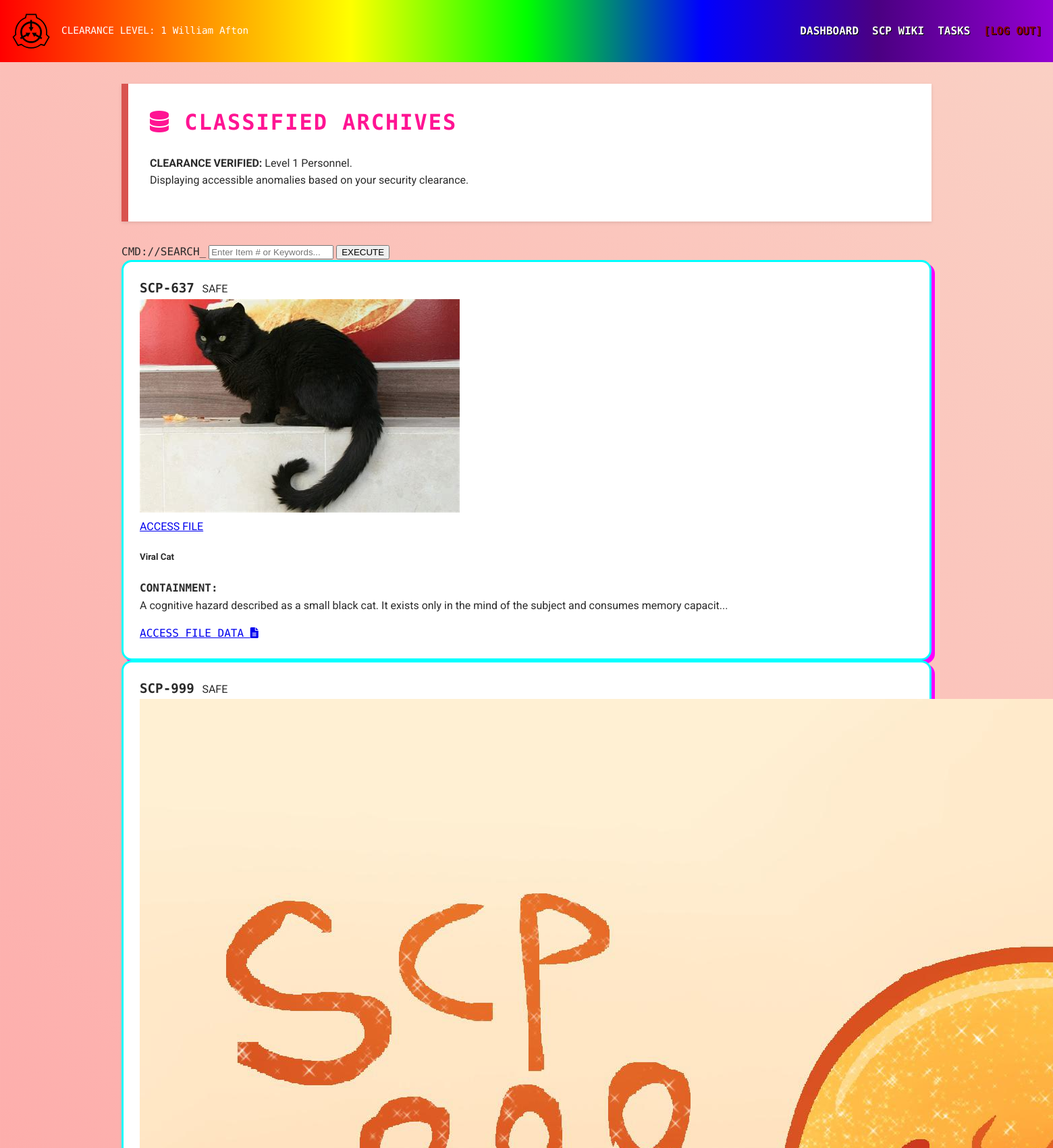
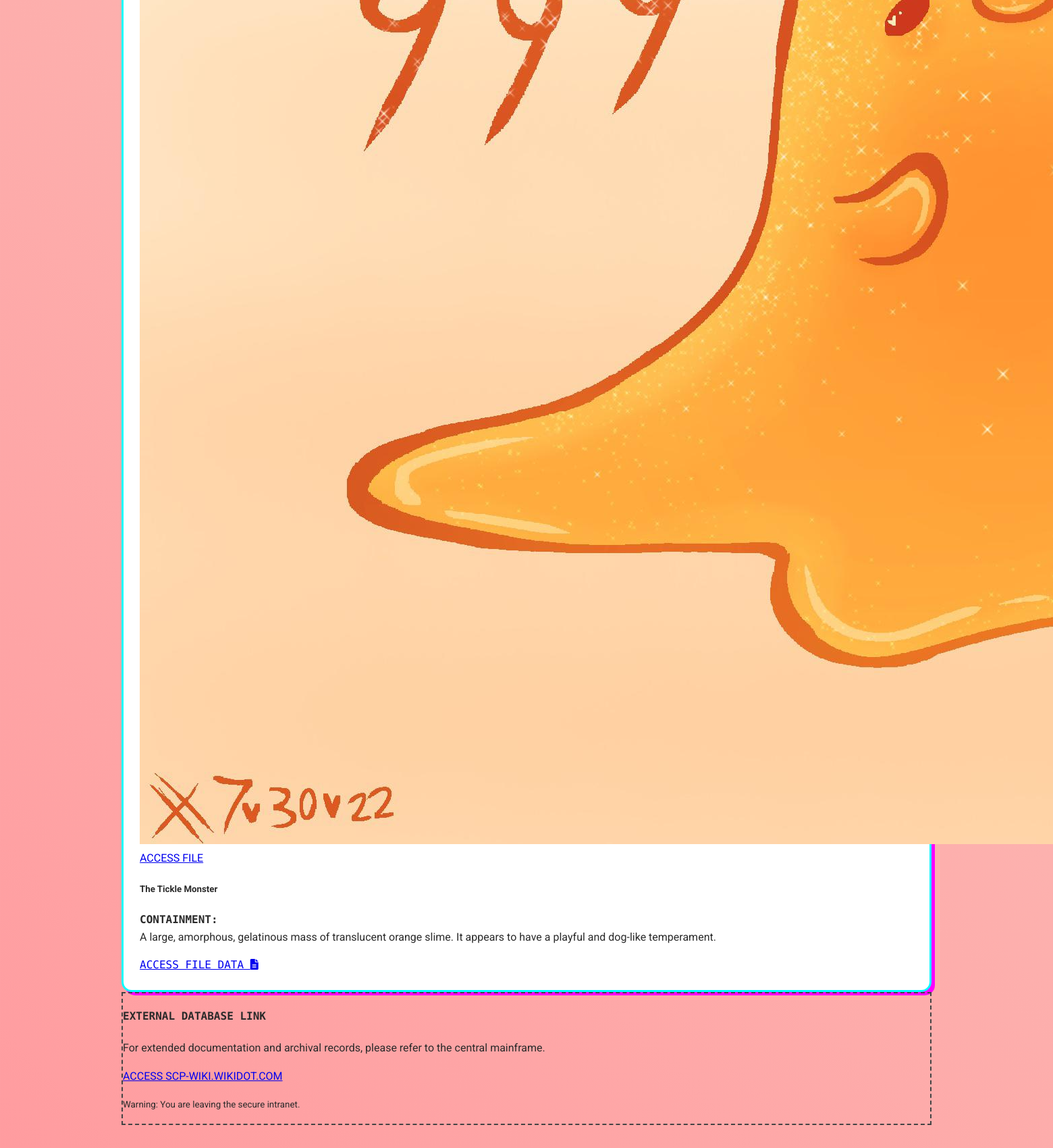
/SCP_CRUD_PHP/index.php?action=scpwiki (signed in, upper part), run on the app's committed database (2 pictures, top to bottom).
### tables this page shows
CREATE TABLE IF NOT EXISTS `anomalies` (
    `id` VARCHAR(20) PRIMARY KEY,
    `nickname` VARCHAR(100),
    `class` VARCHAR(255) NOT NULL,
    `contencion` TEXT,
    `description` TEXT,
    `doc_extensa` VARCHAR(255),
    `img_url` TEXT,
    `id_sitio` INT,
    INDEX (`id_sitio`),
    CONSTRAINT `fk_scp_sitio` FOREIGN KEY (`id_sitio`) REFERENCES `sitio`(`id`) ON DELETE SET NULL ON UPDATE CASCADE
);

### SCP_CRUD_PHP/controllers/WikiController.php (called while the page is built, shortened)
<?php
require_once 'models/Anomalies.php';
class WikiController
{
    private $repository;
    public function __construct(IAnomaliesRepository $repository)
    {
        $this->repository = $repository;
    }
    public function index()
    {
        $userLevel = (int)$_SESSION['level'];
        $allAnomalies = $this->repository->getAll();
        $accessibleAnomalies = [];
        foreach ($allAnomalies as $scp) {
            if ($this->canAccess($scp, $userLevel)) {
                $accessibleAnomalies[] = $scp;
            }
        }
        $anomaliesList = $accessibleAnomalies;
        require_once 'views/wiki/scpwiki.php';
    }
    private function canAccess($scp, $userLevel)
    {
        $class = strtoupper($scp->getClass());
        switch ($class) {
            case 'SAFE':
                return $userLevel >= 1;
            case 'EUCLID':
                return $userLevel >= 2;
            case 'KETER':
                return $userLevel >= 3;
        }
    }
}

### SCP_CRUD_PHP/models/Anomalies.php (called while the page is built, shortened)
<?php
class Anomalies
{
    private $id;
    private $nickname;
    private $class;
    private $description;
    private $img_url;
    public function __construct($id, $nickname, $class, $contencion, $description, $doc_extensa, $img_url, $id_sitio)
    {
        $this->id = $id;
        $this->nickname = $nickname;
        $this->class = $class;
        $this->description = $description;
        $this->img_url = $img_url;
    }
    public function getId()
    {
        return $this->id;
    }
    public function getNickname()
    {
        return $this->nickname;
    }
    public function getClass()
    {
        return $this->class;
    }
    public function getDescription()
    {
        return $this->description;
    }
    public function getImgUrl()
    {
        return $this->img_url;
    }
    public function hasImage()
    {
        return !empty($this->img_url);
    }
}

### SCP_CRUD_PHP/repositories/MariaDBCrudAnomaliesRepository.php (called while the page is built, shortened)
<?php
require_once 'models/Anomalies.php';
class MariaDBCrudAnomaliesRepository implements IAnomaliesRepository
{
    private $pdo;
    public function __construct(PDO $pdo)
    {
        $this->pdo = $pdo;
    }
    public function getAll()
    {
        $sql = "SELECT * FROM anomalies ORDER BY id ASC";
        $stmt = $this->pdo->prepare($sql);
        $stmt->execute();
        $list = [];
        while ($row = $stmt->fetch(PDO::FETCH_ASSOC)) {
            $list[] = $this->toObject($row);
        }
        return $list;
    }
    private function toObject($row)
    {
        return new Anomalies(
            $row['id'],
            $row['nickname'],
            $row['class'],
            $row['contencion'],
            $row['description'],
            $row['doc_extensa'],
            $row['img_url'],
            $row['id_sitio']
        );
    }
}

### SCP_CRUD_PHP/views/wiki/scpwiki.php (the view, shortened to what this page needs)
<?php
require_once 'views/templates/header.php';
?>
<link rel="stylesheet" href="<?php echo BASE_URL; ?>views/wiki/assets/styles/detail.css">
<main class="container my-5">
    <div class="row mb-4">
        <div class="col-12">
            <div class="msgUser text-center" style="border-left-color: #d9534f;">
                <h1 style="font-family: 'Share Tech Mono'; text-transform: uppercase; letter-spacing: 2px;">
                    <i class="fas fa-database"></i> Classified Archives
                </h1>
                <p class="mb-0">
                    <strong>CLEARANCE VERIFIED:</strong> Level <?php echo $_SESSION['level'] ?? '0'; ?> Personnel.
                    <br>
                    <span class="text-muted">Displaying accessible anomalies based on your security clearance.</span>
                </p>
            </div>
        </div>
    </div>
    <div class="row mb-5">
        <div class="col-md-8 mx-auto">
            <div class="input-group">
                <span class="input-group-text bg-dark text-white border-dark" style="font-family: 'Share Tech Mono';">CMD://SEARCH_</span>
                <input type="text" id="searchInput" class="form-control border-dark" placeholder="Enter Item # or Keywords...">
                <button class="btn btn-dark" type="button" onclick="alert('Search functionality is handled by the Archives Department.');">EXECUTE</button>
            </div>
        </div>
    </div>
    <div class="row g-4">
        <?php if (empty($anomaliesList)): ?>
            <div class="col-12 text-center">
                <div class="alert alert-warning">
                    No records found matching your security clearance.
                </div>
            </div>
        <?php else: ?>
            <?php foreach ($anomaliesList as $scp): ?>
                <div class="col-md-6 col-lg-4">
                    <div class="card scp-card h-100">
                        <div class="card-header d-flex justify-content-between align-items-center">
                            <strong style="font-family: 'Share Tech Mono'; font-size: 1.2rem;">
                                <?php echo htmlspecialchars($scp->getId()); ?>
                            </strong>
                            <span class="badge scp-class-badge <?php echo strtolower($scp->getClass()); ?>">
                                <?php echo strtoupper($scp->getClass()); ?>
                            </span>
                        </div>
                        <div class="scp-img-container">
                            <?php if ($scp->hasImage()): ?>
                                <img src="<?php echo BASE_URL . htmlspecialchars($scp->getImgUrl()); ?>"
                                    alt="<?php echo htmlspecialchars($scp->getNickname()); ?>"
                                    class="card-img-top scp-img">
                            <?php else: ?>
                                <div class="d-flex justify-content-center align-items-center h-100 text-white bg-secondary">
                                    <span>[IMAGE REDACTED]</span>
                                </div>
                            <?php endif; ?>
                            <div class="overlay">
                                <a href="index.php?action=wiki_show&id=<?php echo $scp->getId(); ?>" class="text-white text-decoration-none stretched-link">
                                    ACCESS FILE
                                </a>
                            </div>
                        </div>
                        <div class="card-body">
                            <h5 class="card-title text-uppercase fw-bold border-bottom pb-2">
                                <?php echo htmlspecialchars($scp->getNickname()); ?>
                            </h5>
                            <p class="card-text text-muted scp-description">
                                <strong style="font-family: 'Share Tech Mono';">CONTAINMENT:</strong><br>
                                <?php
                                $desc = htmlspecialchars($scp->getDescription());
                                echo strlen($desc) > 120 ? substr($desc, 0, 120) . '...' : $desc;
                                ?>
                            </p>
                        </div>
                        <div class="card-footer bg-transparent border-top-0 pb-3">
                            <a href="index.php?action=wiki_show&id=<?php echo $scp->getId(); ?>"
                                class="btn btn-outline-dark w-100" style="font-family: 'Share Tech Mono';">
                                ACCESS FILE DATA <i class="fas fa-file-alt"></i>
                            </a>
                        </div>
                    </div>
                </div>
            <?php endforeach; ?>
        <?php endif; ?>
    </div>
    <div class="row mt-5">
        <div class="col-12">
            <div class="alert alert-secondary text-center" role="alert" style="border: 2px dashed #444;">
                <h4 style="font-family: 'Share Tech Mono';">EXTERNAL DATABASE LINK</h4>
                <p>For extended documentation and archival records, please refer to the central mainframe.</p>
                <a href="https://scp-wiki.wikidot.com/" target="_blank" class="btn btn-dark">
                    ACCESS SCP-WIKI.WIKIDOT.COM
                </a>
                <p class="mt-2 mb-0"><small>Warning: You are leaving the secure intranet.</small></p>
            </div>
        </div>
    </div>
</main>
<?php require_once 'views/templates/footer.php'; ?>

### SCP_CRUD_PHP/index.php (shortened to what this page needs)
<?php
require_once 'models/User.php';
require_once 'models/Anomalies.php';
require_once 'controllers/WikiController.php';
require_once 'repositories/MariaDBCrudAnomaliesRepository.php';
$database = new Database();
$pdo = $database->getConnection();
$userRepository = new MariaDBILoginUserRepository($pdo);
$taskRepository = new MariaDBCrudTaskRepository($pdo);
$authController = new AuthController($userRepository, $taskRepository);
$anomaliesRepository = new MariaDBCrudAnomaliesRepository($pdo);
$wikiController = new WikiController($anomaliesRepository);
if (!isset($_REQUEST['action'])) {
    $authController->login();
} else {
    $action = $_REQUEST['action'];
    switch ($action) {
        case 'scpwiki':
            $wikiController->index();
            break;
    }
}

### SCP_CRUD_PHP/views/templates/header.php (shortened to what this page needs)
<!DOCTYPE html>
<html lang="en">
<head>
    <link id="theme-style" rel="stylesheet" href="<?php echo BASE_URL; ?>views/assets/styles/themes/<?php echo $_SESSION['theme'] ?? 'gears.css'; ?>">
    <link rel="stylesheet" href="https://cdnjs.cloudflare.com/ajax/libs/font-awesome/6.0.0/css/all.min.css">
</head>
<body>
    <header>
        <div class="logo-area">
            <img src="<?php echo BASE_URL; ?>views/assets/img/SCP_Foundation.svg" alt="SCP Logo" class="scp-logo">
            <div class="security-level">
                CLEARANCE LEVEL: <?php echo $_SESSION['level'] ?? '0'; ?>
                <span class="clearance"><?php echo htmlspecialchars($_SESSION['name'] ?? 'Guest'); ?></span>
            </div>
        </div>
        <nav>
            <ul>
                <li><a href="index.php?action=dashboard">Dashboard</a></li>
                <li><a href="index.php?action=scpwiki">SCP Wiki</a></li>
                <li><a href="index.php?action=task_index">Tasks</a></li>
                <li>
                    <a href="index.php?action=logout" style="color: var(--alert-color, #ff4444);">
                        [LOG OUT]
                    </a>
                </li>
            </ul>
        </nav>
    </header>

### SCP_CRUD_PHP/views/templates/footer.php (shortened to what this page needs)
</body>
</html>

### SCP_CRUD_PHP/views/assets/styles/themes/unicorn.css (style rules this page uses)
:root { --bg-color: #ffefff; --card-bg: #ffffff; --text-color: #2a2a2a; --accent-color: #ff00ff; --highlight-color: #00ffff; --nav-bg: #ff69b4; --nav-text: #fff; --border-radius: 15px; }
body { background: linear-gradient(45deg, #ff9a9e 0%, #fad0c4 99%, #fad0c4 100%); }
.scp-logo { filter: hue-rotate(180deg); }
header { background: linear-gradient( 90deg, #ff0000, #ff7f00, #ffff00, #00ff00, #0000ff, #4b0082, #9400d3 ); border-bottom: none; }
nav a { font-weight: 900; text-shadow: 1px 1px 0 #000; }
.card { border: 3px solid var(--highlight-color); box-shadow: 5px 5px 0px var(--accent-color); }
.msgUser h1 { color: #ff1493; text-transform: uppercase; letter-spacing: 2px; }

### SCP_CRUD_PHP/views/assets/styles/themes/gears.css (style rules this page uses)
:root { --bg-color: #f4f4f4; --card-bg: #ffffff; --text-color: #333333; --accent-color: #444444; --highlight-color: #000000; --alert-color: #8b0000; --font-main: "Roboto", sans-serif; --font-mono: "Share Tech Mono", monospace; --border-radius: 2px; --nav-bg: #222; --nav-text: #fff; }
body { font-family: var(--font-main); background-color: var(--bg-color); color: var(--text-color); margin: 0; padding: 0; line-height: 1.6; }
header { background-color: var(--nav-bg); padding: 1rem; border-bottom: 5px solid var(--accent-color); display: flex; justify-content: space-between; align-items: center; flex-wrap: wrap; }
.scp-logo { height: 60px; filter: invert(1); margin-right: 15px; }
.logo-area { display: flex; align-items: center; }
.security-level { font-family: var(--font-mono); color: var(--nav-text); font-size: 0.9rem; }
nav ul { list-style: none; display: flex; gap: 20px; padding: 0; }
nav a { text-decoration: none; color: var(--nav-text); font-family: var(--font-mono); text-transform: uppercase; font-weight: bold; transition: 0.3s; }
main { padding: 2rem; max-width: 1200px; margin: 0 auto; }
.msgUser { background-color: var(--card-bg); padding: 2rem; border-left: 10px solid var(--accent-color); margin-bottom: 2rem; box-shadow: 0 2px 5px rgba(0, 0, 0, 0.1); }
.msgUser h1 { font-family: var(--font-mono); margin-top: 0; color: var(--highlight-color); }
.card { background-color: var(--card-bg); padding: 1.5rem; border: 1px solid #ddd; box-shadow: 0 2px 5px rgba(0, 0, 0, 0.05); border-radius: var(--border-radius); }

### data on the page
anomalies: id "SCP-637", class "SAFE", img_url (picture), nickname "Viral Cat", description "A cognitive hazard described as a small black cat. It exists only in the mind of the subject and consumes memory capacit"
anomalies: id "SCP-999", class "SAFE", img_url (picture), nickname "The Tickle Monster", description "A large, amorphous, gelatinous mass of translucent orange slime. It appears to have a playful and dog-like temperament."

### other printed values
$_SESSION['level'] "1"
$_SESSION['name'] "William Afton"
